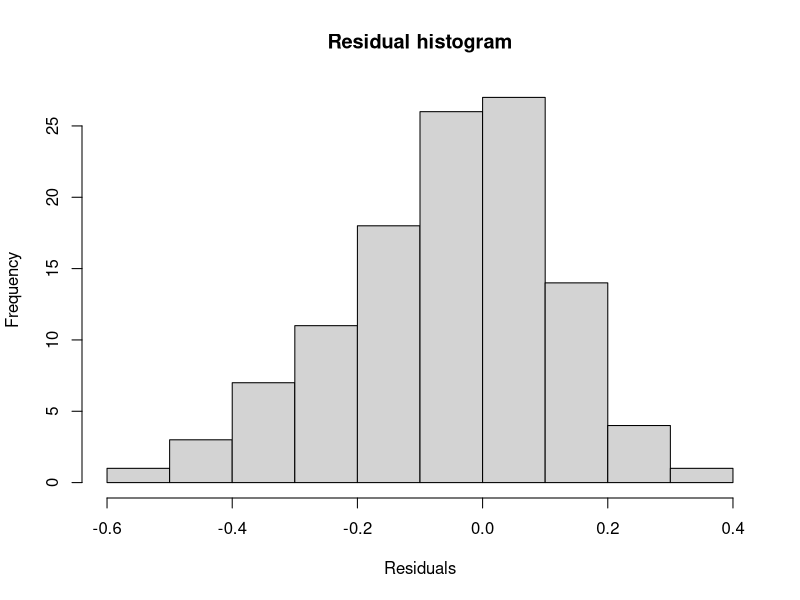

Recreate this plot in R.
library(caret)
library(glmnet)
library(dplyr)
library(randomForest)

set.seed(22)

setwd("~/Github/Statistical-learning-project/Dataset")

df <- read.csv("Sleep_health_and_lifestyle_dataset_adjusted_gam.csv")
df$Blood.Pressure <- as.character(df$Blood.Pressure) # rendo i valori stringhe

dummy_transform <- dummyVars(~ Gender + Occupation + BMI.Category + Blood.Pressure + Sleep.Disorder, data = df)

df_dummies <- predict(dummy_transform, newdata = df)

df <- cbind(df, df_dummies)

df <- df[, !(names(df) %in% c("Gender", "Occupation", "BMI.Category", "Blood.Pressure", "Sleep.Disorder"))]

df <- subset(df, select = -c(GenderMale, OccupationDoctor, `Blood.Pressure11578`, BMI.CategoryObese, Sleep.DisorderInsomnia))

df <- df %>% mutate_all(~(scale(.) %>% as.vector))
train_lines <- sample(dim(df)[1], round(dim(df)[1]*0.7))

names(df)[names(df) == 'OccupationSales Representative'] <- 'OccupationSalesRepresentative'
names(df)[names(df) == 'OccupationSoftware Engineer'] <- 'OccupationSoftwareEngineer'
names(df)[names(df) == 'BMI.CategoryNormal Weight'] <- 'BMI.CategoryNormalWeight'
names(df)[names(df) == 'Sleep.DisorderSleep Apnea'] <- 'Sleep.DisorderSleepApnea'


# Divisione dei dati in set di addestramento e test
train_lines <- sample(dim(df)[1], round(dim(df)[1]*0.7))
train_df <- df[train_lines, ]
test_df <- df[-train_lines, ]

# Random Forest
forest_model <- randomForest(Sleep.Duration ~ . ,data = train_df,
                             mtry = floor(sqrt(ncol(df)-1)), importance = TRUE, ntree = 100)

yhat_test_forest <- predict(forest_model, newdata = test_df)

res_forest <- yhat_test_forest - test_df$Sleep.Duration

mean_res_forest <- mean(res_forest)

mse_forest <- mean((res_forest)^2) 

shapiro_test_forest <- shapiro.test(res_forest)
print("Shapiro-Wilk test per la normalità dei residui:")
print(shapiro_test_forest)

# Disegna l'istogramma dei residui
hist(res_forest, main = "Residual histogram", xlab = "Residuals")

# Stampa un messaggio se i residui non sono normalmente distribuiti
if (shapiro_test_forest$p.value < 0.05) {
  cat("I residui non seguono una distribuzione normale (p-value < 0.05).\n")
} else {
  cat("I residui seguono una distribuzione normale (p-value >= 0.05).\n")
}

# Calcolo dell'R^2 test library(caret)
r_squared_test <- cor(yhat_test_forest, test_df$Sleep.Duration)^2
print(paste("R-squared test library(caret):", r_squared_test))

# Calcolo dell'lr^2 test library(caret)
lr_squared_test <- cor(yhat_test_forest, test_df$Sleep.Duration, method = "pearson")^2
print(paste("lr-squared test library(caret):", lr_squared_test))
